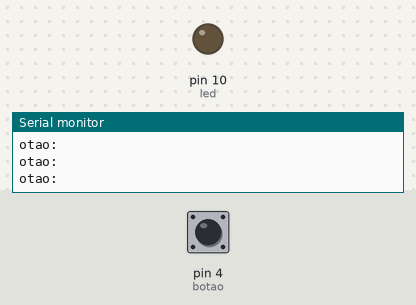
Bench run of a sketch on a simulated Arduino Uno, built with avr-gcc and run on an emulated ATmega328P. Shown: output pins drawn as LEDs (lit = HIGH), the last lines printed to the serial monitor. Dashed ring = blinking. The test bench sets the inputs (shaded band); at power-on: pin 4 (botao) HIGH.

Above: at 1.2 s.
1.3 s: pin 4 (botao) pulled LOW for 0.15 s
At 1.7 s:
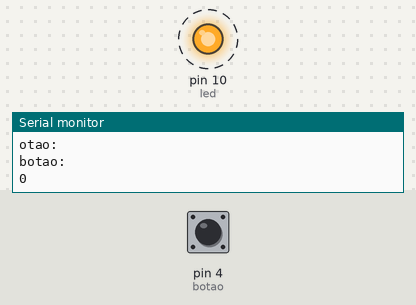
4.4 s: pin 4 (botao) pulled LOW for 1 s
At 7.8 s:
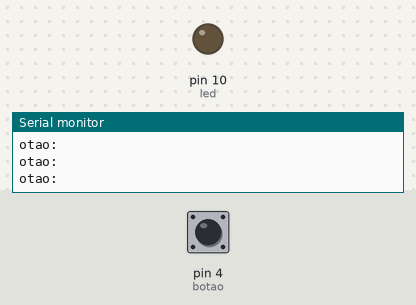
8.4 s: pin 4 (botao) pulsed LOW 2 times (0.12 s each, 0.3 s apart)
At 8.8 s:
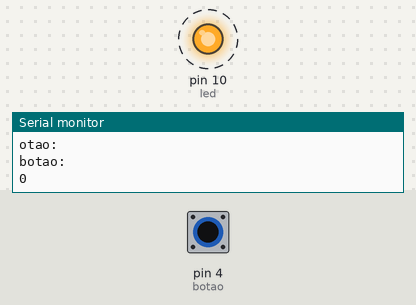
12.0 s: pin 4 (botao) pulled LOW for 3.2 s
At 12.4 s:
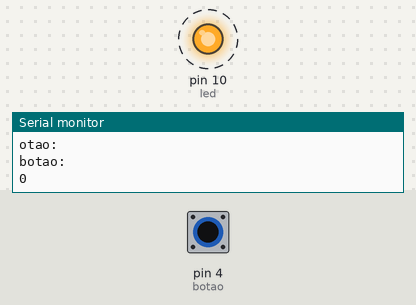
Timing chart, 0 to 17.7 s (numbered marks = the images above; inputs shaded):
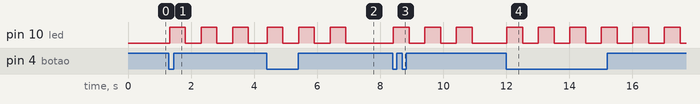

Measured:
- after the input at 1.3 s, pin 10 (led): alternates HIGH for 0.50 s and LOW for 0.50 s, starting at once
- after the input at 4.4 s, pin 10 (led): alternates HIGH for 0.50 s and LOW for 0.50 s, 6 changes in all, then stays LOW, starting at once
- after the input at 8.4 s, pin 10 (led): alternates HIGH for 0.50 s and LOW for 0.50 s, 6 changes in all, then stays LOW, starting at once
- after the input at 12.0 s, pin 10 (led): alternates HIGH for 0.50 s and LOW for 0.50 s, starting at once

The sketch:

exemploLed.pdf.ino
```cpp
const int led=10;
const int botao=4;
int estadoBotao=0;
int qtde = 3;


void setup() {
  Serial.begin(9600);
  pinMode(led, OUTPUT);
  pinMode(botao, INPUT);
}


void loop() {

  estadoBotao = digitalRead(botao);
  Serial.println("botao: "+estadoBotao);

  if(estadoBotao==LOW){
    for(int x=0; x<qtde; x++){
      Serial.println(x);
      digitalWrite(led, HIGH);
      delay(500);
      digitalWrite(led, LOW);
      delay(500);
    }
  }else{
    digitalWrite(led, LOW);
  }

}
```
